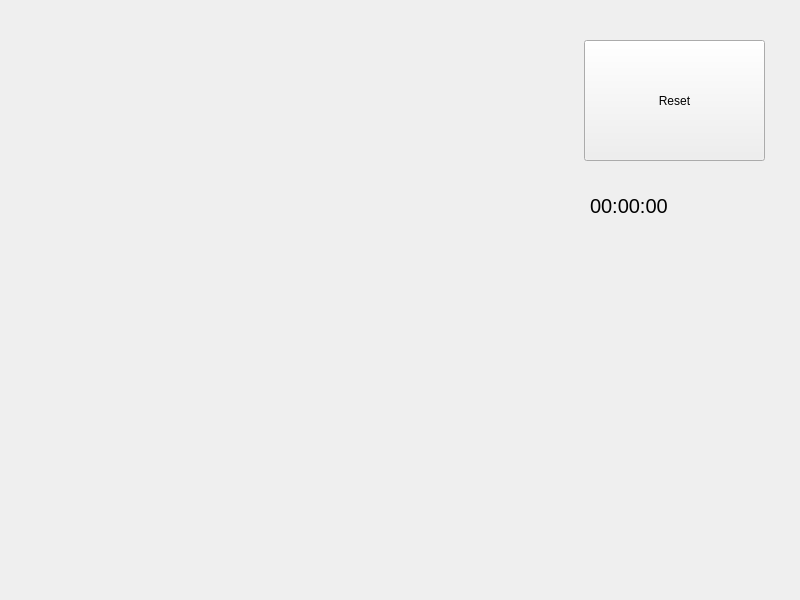
<?xml version="1.0" encoding="UTF-8"?>
<ui version="4.0">
 <class>Widget</class>
 <widget class="QWidget" name="Widget">
  <property name="geometry">
   <rect>
    <x>0</x>
    <y>0</y>
    <width>800</width>
    <height>600</height>
   </rect>
  </property>
  <property name="windowTitle">
   <string>Widget</string>
  </property>
  <widget class="QPushButton" name="pushButton">
   <property name="geometry">
    <rect>
     <x>584</x>
     <y>40</y>
     <width>181</width>
     <height>121</height>
    </rect>
   </property>
   <property name="text">
    <string>Reset</string>
   </property>
  </widget>
  <widget class="QLabel" name="label">
   <property name="geometry">
    <rect>
     <x>590</x>
     <y>170</y>
     <width>181</width>
     <height>71</height>
    </rect>
   </property>
   <property name="font">
    <font>
     <pointsize>15</pointsize>
    </font>
   </property>
   <property name="lineWidth">
    <number>1</number>
   </property>
   <property name="midLineWidth">
    <number>0</number>
   </property>
   <property name="text">
    <string>00:00:00</string>
   </property>
   <property name="textFormat">
    <enum>Qt::AutoText</enum>
   </property>
   <property name="alignment">
    <set>Qt::AlignLeading|Qt::AlignLeft|Qt::AlignVCenter</set>
   </property>
   <property name="margin">
    <number>5</number>
   </property>
   <property name="indent">
    <number>-1</number>
   </property>
  </widget>
 </widget>
 <resources/>
 <connections/>
</ui>
